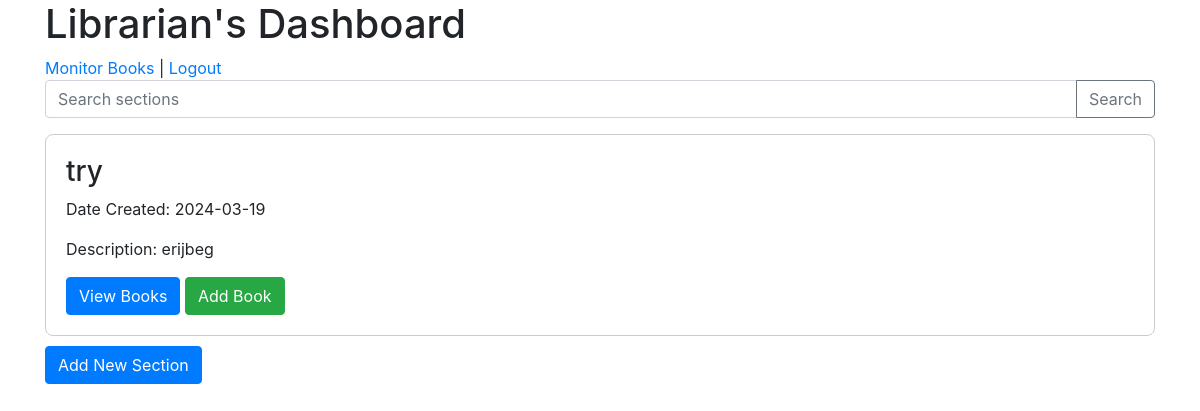
The page /librarian_dashboard (signed in) on the database as committed earlier.
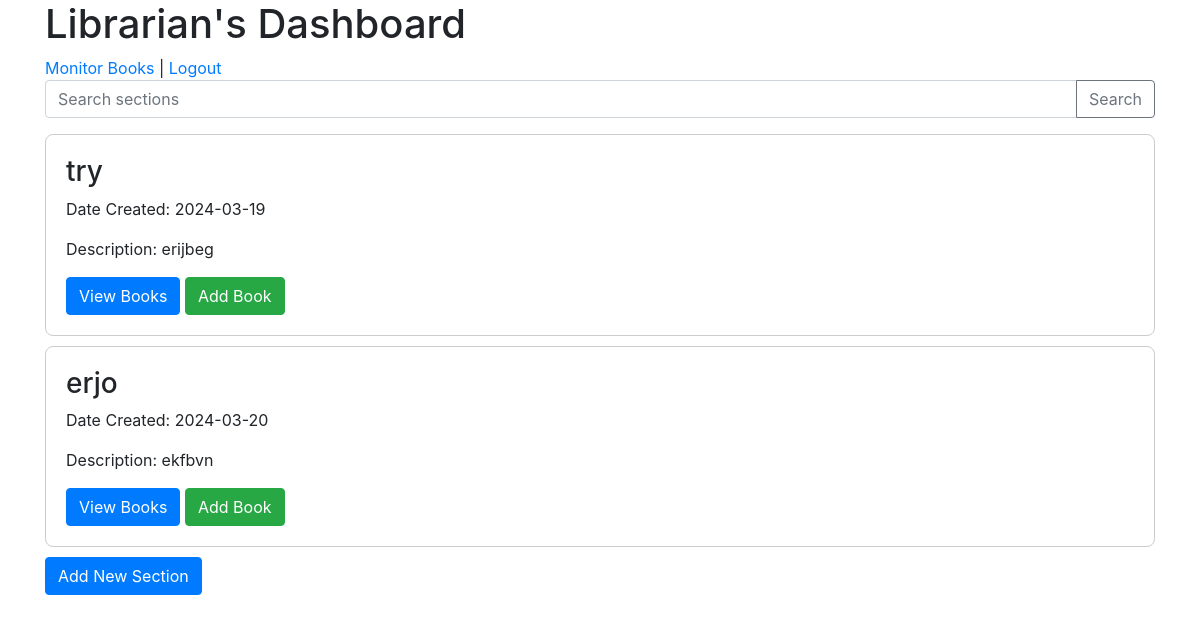
The same page on the database as committed later.
### app.py (models this page shows)
class Section(db.Model):
    id = db.Column(db.Integer, primary_key=True)
    title = db.Column(db.String(100), nullable=False)
    date_created = db.Column(db.DateTime, default=datetime.now, nullable=False)
    description = db.Column(db.String(500), nullable=True)
    user_id = db.Column(db.Integer, db.ForeignKey('user.id'))
    books = db.relationship('Book', back_populates='section')
    issues = db.relationship('Issue', backref='section', lazy='dynamic')

### app.py (the view)
@app.route('/librarian_dashboard', methods=['GET', 'POST'])
def librarian_dashboard():
    if 'librarian_id' not in session:
        return redirect(url_for('librarian_login'))
    librarian_id = session['librarian_id']
    query = request.args.get('query')  # Get the search query from URL parameters for GET request
    if query:
        sections = Section.query.filter(Section.user_id == librarian_id, Section.title.contains(query)).all()
    else:
        sections = Section.query.filter_by(user_id=librarian_id).all()
    return render_template('librarian_dashboard.html', sections=sections)

### templates/librarian_dashboard.html (shortened to what this page needs)
<!DOCTYPE html>
<html lang="en">
<head>
    <link rel="stylesheet" href="https://stackpath.bootstrapcdn.com/bootstrap/4.3.1/css/bootstrap.min.css">
</head>
<body>
<div class="container">
    <h1>Librarian's Dashboard</h1>
    <div>
        <a href="{{ url_for('monitor_books') }}">Monitor Books</a> |
        <a href="{{ url_for('logout') }}">Logout</a>
    </div>
    <form action="{{ url_for('librarian_dashboard') }}" method="GET" class="input-group mb-3">
        <input type="text" class="form-control" placeholder="Search sections" aria-label="Search" name="query">
        <div class="input-group-append">
            <button class="btn btn-outline-secondary" type="submit">Search</button>
        </div>
    </form>
    {% for section in sections %}
    <div class="section-card">
        <h3>{{ section.title }}</h3>
        <p>Date Created: {{ section.date_created.strftime('%Y-%m-%d') }}</p>
        <p>Description: {{ section.description }}</p>
        <a href="{{ url_for('view_books', section_id=section.id) }}" class="btn btn-primary">View Books</a>
        <a href="{{ url_for('add_book_form', section_id=section.id) }}" class="btn btn-success">Add Book</a>
    </div>
    {% else %}
    <p>No sections added yet.</p>
    {% endfor %}
    <a href="{{ url_for('add_section_form') }}" class="btn btn-primary">Add New Section</a>
</div>
</body>
</html>

Rows that differ between the two databases and show on the page:
added Section: title "erjo", date_created "2024-03-20", description "ekfbvn"
